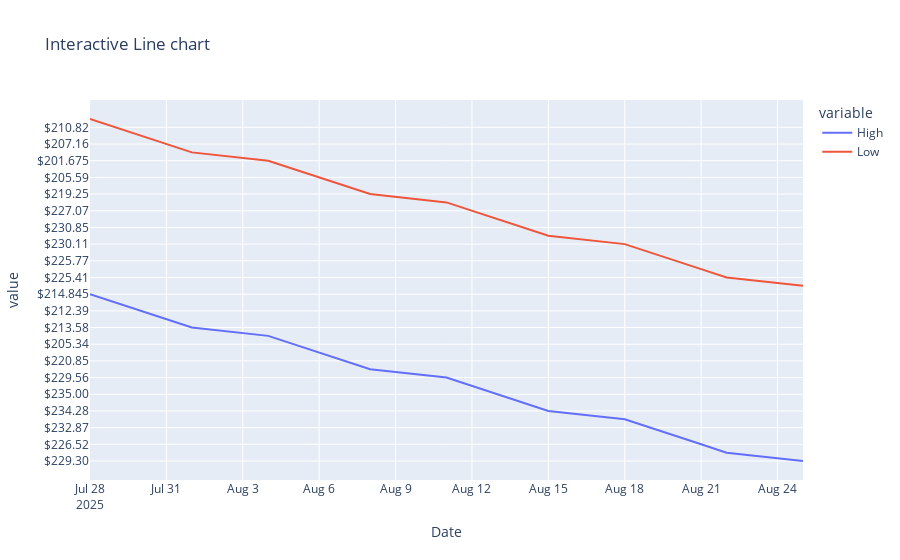

Here is the notebook cell this chart was saved with:
### Code cell
fig=px.line(df, x='Date' ,y=['High','Low'],title='Interactive Line chart')
fig.show()

### Figure 1 — Plotly figure (JSON) as saved in the notebook; plotly's stock layout.template omitted (floating-point values rounded to 4 significant figures)
{"data": [{"hovertemplate": "variable=High<br>Date=%{x}<br>value=%{y}<extra></extra>", "legendgroup": "High", "line": {"color": "#636efa", "dash": "solid"}, "marker": {"symbol": "circle"}, "mode": "lines", "name": "High", "orientation": "v", "showlegend": true, "type": "scatter", "x": ["2025-08-25T00:00:00", "2025-08-22T00:00:00", "2025-08-21T00:00:00", "2025-08-20T00:00:00", "2025-08-19T00:00:00", "2025-08-18T00:00:00", "2025-08-15T00:00:00", "2025-08-14T00:00:00", "2025-08-13T00:00:00", "2025-08-12T00:00:00", "2025-08-11T00:00:00", "2025-08-08T00:00:00", "2025-08-07T00:00:00", "2025-08-06T00:00:00", "2025-08-05T00:00:00", "2025-08-04T00:00:00", "2025-08-01T00:00:00", "2025-07-31T00:00:00", "2025-07-30T00:00:00", "2025-07-29T00:00:00", "2025-07-28T00:00:00"], "xaxis": "x", "y": ["$229.30", "$229.09", "$226.52", "$230.47", "$232.87", "$233.12", "$234.28", "$235.12", "$235.00", "$230.80", "$229.56", "$231.00", "$220.85", "$215.38", "$205.34", "$207.88", "$213.58", "$209.84", "$212.39", "$214.81", "$214.845"], "yaxis": "y"}, {"hovertemplate": "variable=Low<br>Date=%{x}<br>value=%{y}<extra></extra>", "legendgroup": "Low", "line": {"color": "#EF553B", "dash": "solid"}, "marker": {"symbol": "circle"}, "mode": "lines", "name": "Low", "orientation": "v", "showlegend": true, "type": "scatter", "x": ["2025-08-25T00:00:00", "2025-08-22T00:00:00", "2025-08-21T00:00:00", "2025-08-20T00:00:00", "2025-08-19T00:00:00", "2025-08-18T00:00:00", "2025-08-15T00:00:00", "2025-08-14T00:00:00", "2025-08-13T00:00:00", "2025-08-12T00:00:00", "2025-08-11T00:00:00", "2025-08-08T00:00:00", "2025-08-07T00:00:00", "2025-08-06T00:00:00", "2025-08-05T00:00:00", "2025-08-04T00:00:00", "2025-08-01T00:00:00", "2025-07-31T00:00:00", "2025-07-30T00:00:00", "2025-07-29T00:00:00", "2025-07-28T00:00:00"], "xaxis": "x", "y": ["$226.23", "$225.41", "$223.7804", "$225.77", "$229.35", "$230.11", "$229.335", "$230.85", "$230.43", "$227.07", "$224.76", "$219.25", "$216.58", "$205.59", "$202.16", "$201.675", "$201.50", "$207.16", "$207.72", "$210.82", "$213.06"], "yaxis": "y"}], "layout": {"legend": {"title": {"text": "variable"}, "tracegroupgap": 0}, "title": {"text": "Interactive Line chart"}, "xaxis": {"anchor": "y", "domain": [0, 1], "title": {"text": "Date"}}, "yaxis": {"anchor": "x", "domain": [0, 1], "title": {"text": "value"}}}}
